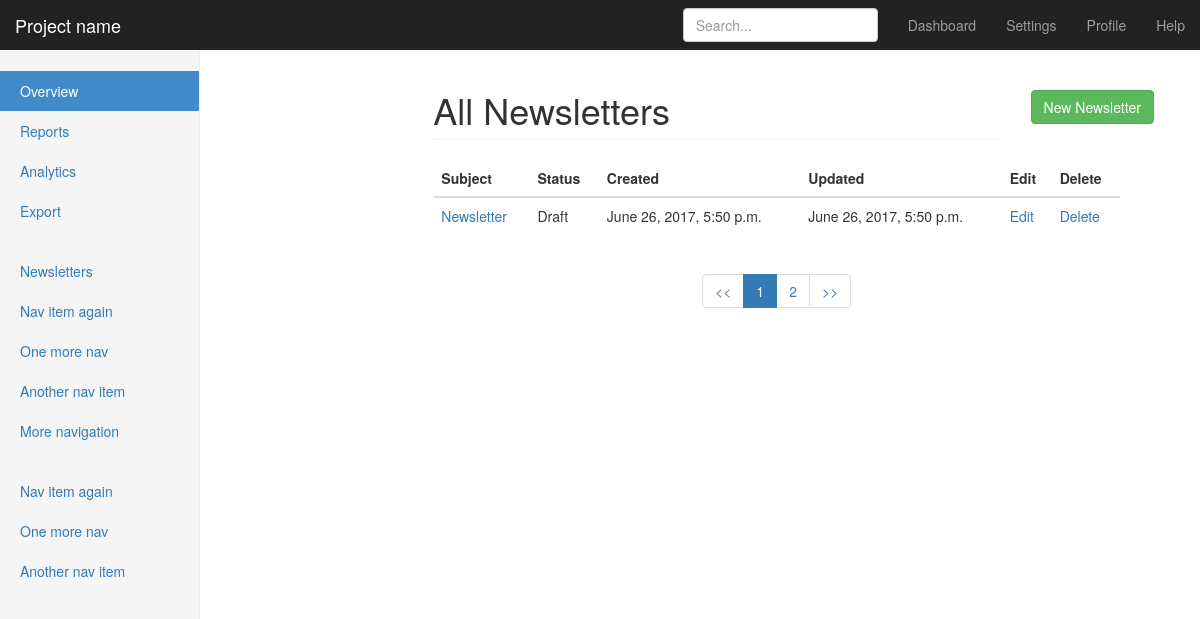
/control/newsletter-list/, run on an earlier commit of the app's database.
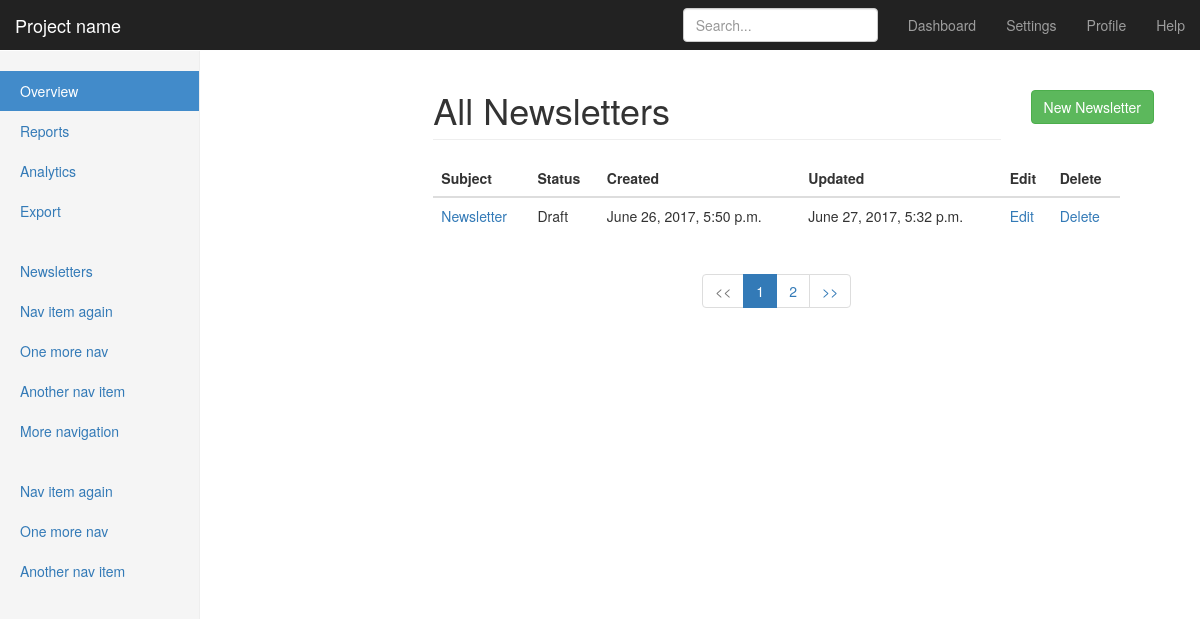
And on a later commit of the database.
### newsletters/models.py (models this page shows, shortened)
class Newsletter(models.Model):
    EMAIL_STATUS_CHOICES = (
        ('Draft', 'Draft'),
        ('Published', 'Published')
    )
    subject = models.CharField(max_length=250)
    body = models.TextField()
    email = models.ManyToManyField(NewsletterUser)
    status = models.CharField(max_length=10, choices=EMAIL_STATUS_CHOICES)
    created = models.DateTimeField(auto_now_add=True)
    updated = models.DateTimeField(auto_now=True)

### newsletters/views.py (the view)
def control_newsletter_list(request):
    newsletters = Newsletter.objects.all()
    paginator = Paginator(newsletters, 1)
    page = request.GET.get('page')
    try:
        items = paginator.page(page)
    except PageNotAnInteger:
        items = paginator.page(1)
    except EmptyPage:
        items = paginator.page(paginator.num_pages)
    index = items.number - 1
    max_index = len(paginator.page_range)
    start_index = index - 5 if index >= 5 else 0
    end_index = index + 5 if index <= max_index - 5 else max_index
    page_range = paginator.page_range[start_index:end_index]
    context = {
        'items': items,
        'page_range': page_range,
    }
    template = 'control_panel/control_newsletter_list.html'
    return render(request, template, context)

### templates/control_panel/control_newsletter_list.html
{% extends 'control_base.html' %}
{% block content %}
    <div class="col-sm-9 col-sm-offset-3 col-md-10 col-md-offset-2 main">
        <div class="row">
            <div class="col-sm-10">
                <h1 class="page-header">All Newsletters</h1>
            </div>
            <div class="col-sm-2">
                <a href="{% url "control_panel:control_newsletter" %}">
                    <button type="button" class="btn btn-success">
                        New Newsletter
                    </button>
                </a>
            </div>
        </div>
        <div class="table-responsive table-hover">
            <table class="table">
                <thead>
                    <th>Subject</th>
                    <th>Status</th>
                    <th>Created</th>
                    <th>Updated</th>
                    <th>Edit</th>
                    <th>Delete</th>
                </thead>
                <tbody>
                    {% for item in items %}
                        <tr>
                            <td><a href="{% url "control_panel:control_newsletter_detail" pk=item.pk %}">{{ item.subject }}</a></td>
                            <td>{{ item.status }}</td>
                            <td>{{ item.created }}</td>
                            <td>{{ item.updated }}</td>
                            <td><a href="{% url "control_panel:control_newsletter_edit" pk=item.pk %}">Edit</a></td>
                            <td><a href="{% url "control_panel:control_newsletter_delete" pk=item.pk %}">Delete</a></td>
                        </tr>
                    {% endfor %}
                </tbody>
            </table>
        </div>
        {% include "pagination.html" %}
    </div>
{% endblock %}

What changed in the data, as far as the page shows it:
changed Newsletter "Newsletter": updated "June 26, 2017, 5:50 p.m." → "June 27, 2017, 5:32 p.m."
